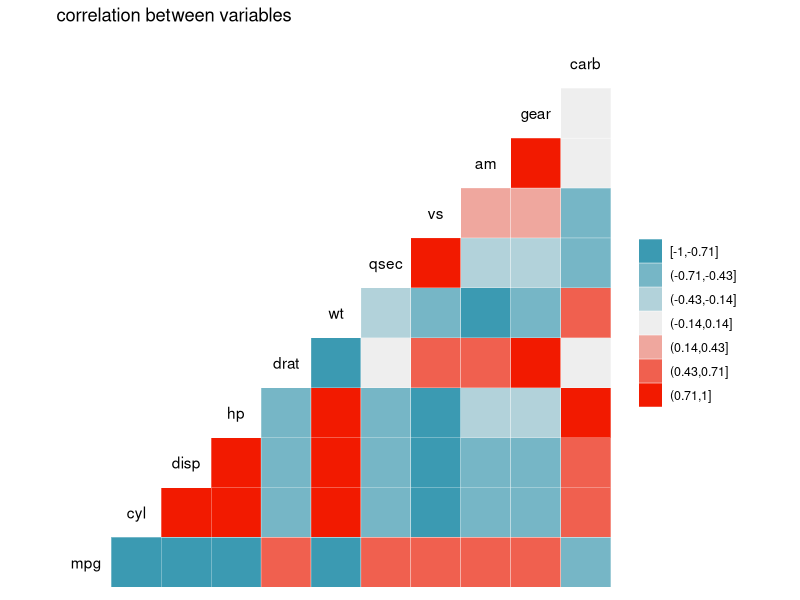
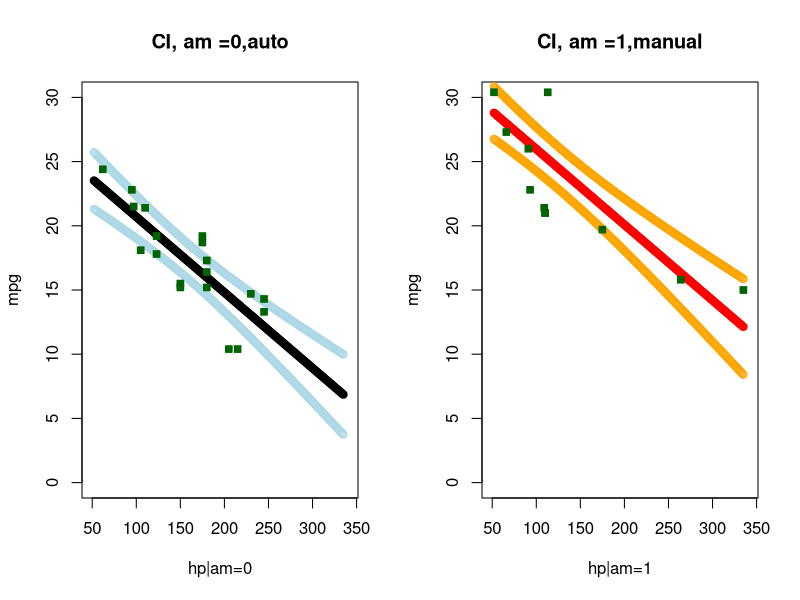
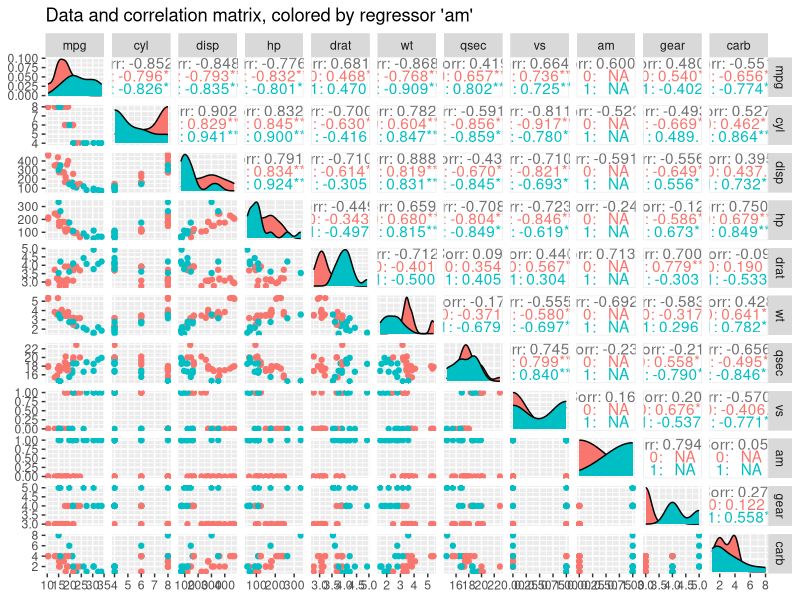
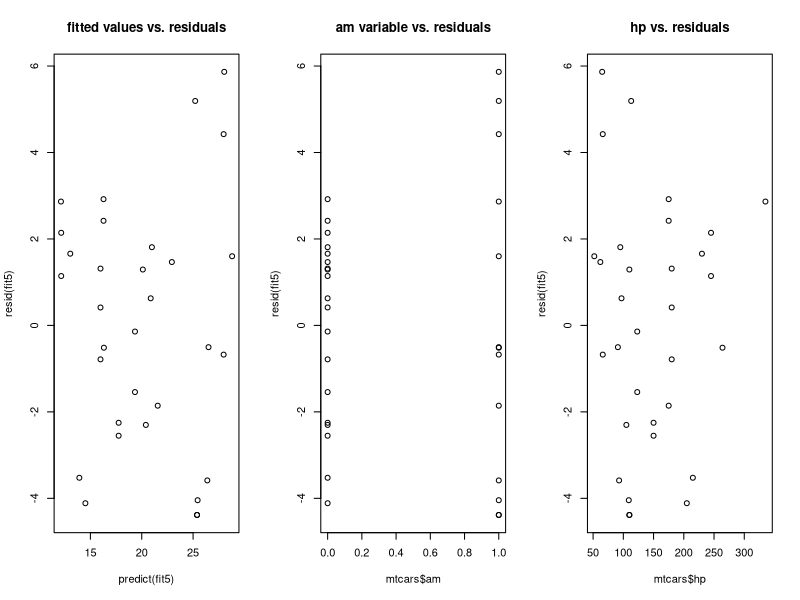

These figures' R source, in order:
## ---- chunk 1
knitr::opts_chunk$set(echo = TRUE)
## ---- chunk 2
data(mtcars)
#The analysis requires loading the data(mtcars) and needed packages of ggplot2 and GGally
library(ggplot2)
#install.packages("GGally")

library(GGally)
## ---- chunk 3
g2 <- ggcorr(mtcars, method = c("everything","spearman"),nbreaks = 7)
g2  <- g2 + ggtitle("correlation between variables")
g2

## ---- chunk 4
fit1 <- lm(mpg ~ am , data=mtcars) #fit to am only
signif(summary(fit1)$coef[,c(1,4)],digits =5) # missing regressors
fit5 <- lm(mpg ~ am +  hp ,data=mtcars)
signif(summary(fit5)$coef[,c(1,4)],digits =5)
# The model fit5 has the lowest p-values for the regresssors of all models attempted.
## ---- chunk 5
newhp0 <- data.frame(hp =c(52:335), am = 0)
newhp1 <- data.frame(hp =c(52:335), am = 1)
ci0 <- predict(fit5,newdata= newhp0, interval = "confidence")
ci1 <- predict(fit5,newdata= newhp1, interval = "confidence")
## ---- chunk 6

par(mfrow=c(1,2)) #set up for two plots
plot(c(50,340),c(0,30), type = "n", xlab="hp|am=0", ylab= "mpg", main= "CI, am =0,auto") #set up
points(c(52:335),ci0[,1],col = "black", bg = "black",pch = 21)
points(c(52:335),ci0[,2],col = "lightblue",pch = 21)
points(c(52:335),ci0[,3],col = "lightblue",pch = 21)
points(mtcars$hp[mtcars$am==0],mtcars$mpg[mtcars$am==0],col = "darkgreen", bg = "darkgreen",pch = 22)

plot(c(50,340),c(0,30), type = "n", xlab="hp|am=1", ylab= "mpg", main= "CI, am =1,manual") #set up
points(c(52:335),ci1[,1],col = "red", bg = "red",pch = 21)
points(c(52:335),ci1[,2],col = "orange",pch = 21)
points(c(52:335),ci1[,3],col = "orange",pch = 21)
points(mtcars$hp[mtcars$am==1],mtcars$mpg[mtcars$am==1],col = "darkgreen", bg = "darkgreen",pch = 22)

## ---- chunk 7
g1 <- ggpairs(mtcars,lower = list(continuous = wrap("points")),ggplot2::aes(colour=factor(am)))
g1 <- g1 + ggtitle("Data and correlation matrix, colored by regressor 'am'")
suppressWarnings(suppressMessages(print(g1)))
#png(filename = "mtcarsDataCorrelation.png")
#print(g1)
#dev.off()
## ---- chunk 8
### Model Selection Iterations
print("mpg ~ am + cyl")
fit2 <- lm(mpg ~ am + cyl ,data=mtcars)
signif(summary(fit2)$coef[,c(1,4)],digits =5)
print("p-value for am coef is not as likely as for cyl. Cyl has more importance")
print("mpg ~ am + cyl + wt")
fit3 <- lm(mpg ~ am + cyl + wt, data=mtcars)
signif(summary(fit3)$coef[,c(1,4)],digits =5) 
print("p-value for am > 0.05, which suggests am term may not be necessary to predict mpg. cyl and wt are correlated, so one may be sufficient")
#fit4 <- lm(mpg ~ am + wt , data=mtcars)
#signif(summary(fit4)$coef[,c(1,4)],digits =5) 
#print("not as good as am +cyl by am p-value ")
#fit5 <- lm(mpg ~ am +  hp ,data=mtcars)
#signif(summary(fit5)$coef[,c(1,4)],digits =5)
#print("ohhh this is the best yet!")
#fit6 <- lm(mpg ~ am + wt +hp, data=mtcars)
#signif(summary(fit6)$coef[,c(1,4)],digits =5) 
#print("hp and wt must be correlated (and they are)")
#print("mpg ~ am + wt +hp + cyl")
#fit7 <- lm(mpg ~ am + wt +hp + cyl, data=mtcars)
#signif(summary(fit7)$coef[,c(1,4)],digits =5) 
#print("Indicates not independant regressors. hp coeffient did not change much from fit6, indicating hp coefficient is reasonable")
fitall <- lm(mpg ~ . , data=mtcars)
signif(summary(fitall)$coef[,c(1,4)],digits =5) 
#print("Indicates using all regressors is redundant")
## ---- chunk 9
par(mfrow=c(1,3))
plot(predict(fit5),resid(fit5),main = "fitted values vs. residuals")
plot(mtcars$am,resid(fit5), main = "am variable vs. residuals")
plot(mtcars$hp,resid(fit5), main = "hp vs. residuals")

## ---- chunk 10
# Errors are independent indicated by p-values near 0
mean(resid(fit5)) # 2) residuals have mean 0
# 3,4) Not enough data to test the variances at each mpg point
